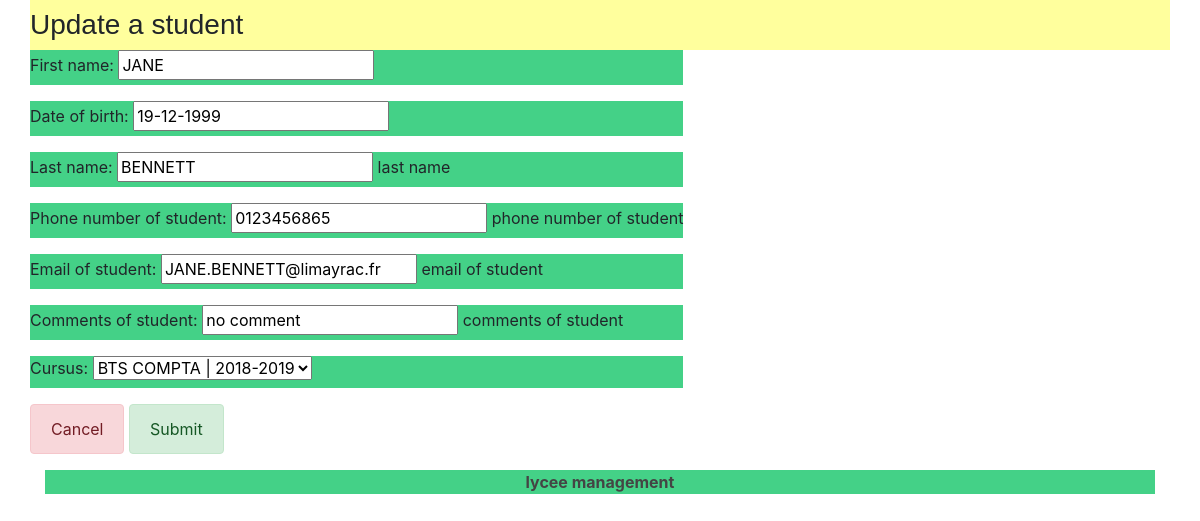
The page /lycee/student/edit/131 on the database as committed earlier.
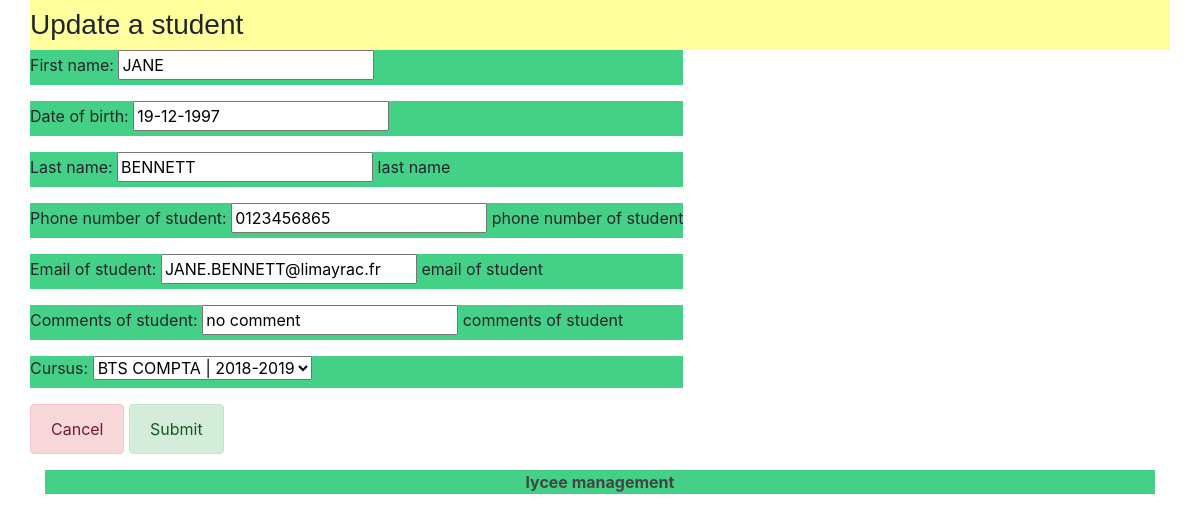
The same page on the database as committed later.
### lycee/models.py (models this page shows, shortened)
class Student(models.Model):
  first_name = models.CharField(
    max_length = 50,
    blank = False,
    null = False
  )
  birth_date = models.DateField(
    verbose_name= 'date of birth',
    blank = False,
    null = False
  )
  last_name = models.CharField(
    max_length = 255,
    blank = False,
    null = False,
    help_text = "last name",
    default= '???'
  )
  phone = models.CharField(
    max_length = 10,
    verbose_name = "phone number of student",
    blank = False,
    null = False,
    help_text = "phone number of student",
    default= '0123456789'
  )
  email = models.CharField(
    max_length = 255,
    verbose_name = "email of student",
    blank = False,
    null = False,
    help_text = "email of student",
    default = 'a@a.fr'
  )
  comments = models.CharField(
    max_length = 255,
    verbose_name = "comments of student",
    blank = True,
    null = False,
    help_text = "comments of student",
    default = '...'
  )
  cursus = models.ForeignKey(
    Cursus,
    on_delete = models.CASCADE,
    null = True
  )

### lycee/views.py (the view, shortened to what this page needs)
# urls.py: path('lycee/student/edit/<int:pk>',StudentUpdateView.as_view(),name='edit_student'),
class StudentUpdateView(UpdateView):
  model = Student
  template_name = 'lycee/student/edit.html'
  fields = ['first_name','birth_date','last_name','phone','email','comments','cursus']

### lycee/models.py (called while the page is built)
  def __str__(self):
    return '{} | {}'.format(self.name,self.scholar_year)

### lycee/templates/lycee/student/edit.html (shortened to what this page needs)
{% extends "master.html" %}
{% load static %}
{% if liste%}
  {% block title %}
    <h3>Update a student</h3>
  {% endblock %}
  {% block content %}
    <form method="POST">
      {{ form.as_p }}
      <div class="boutons">
        <button class = "alert alert-danger" type='cancel'>
          Cancel
        </button>
        <button class = "alert alert-success" type='submit'>
          Submit
        </button>
      </div>
    </form>
  {% endblock %}
{% else %}
  <p> No cursus to show .</p>
{% endif %}

Rows that differ between the two databases and show on the page:
changed Student "JANE": birth_date "19-12-1999" → "19-12-1997"
